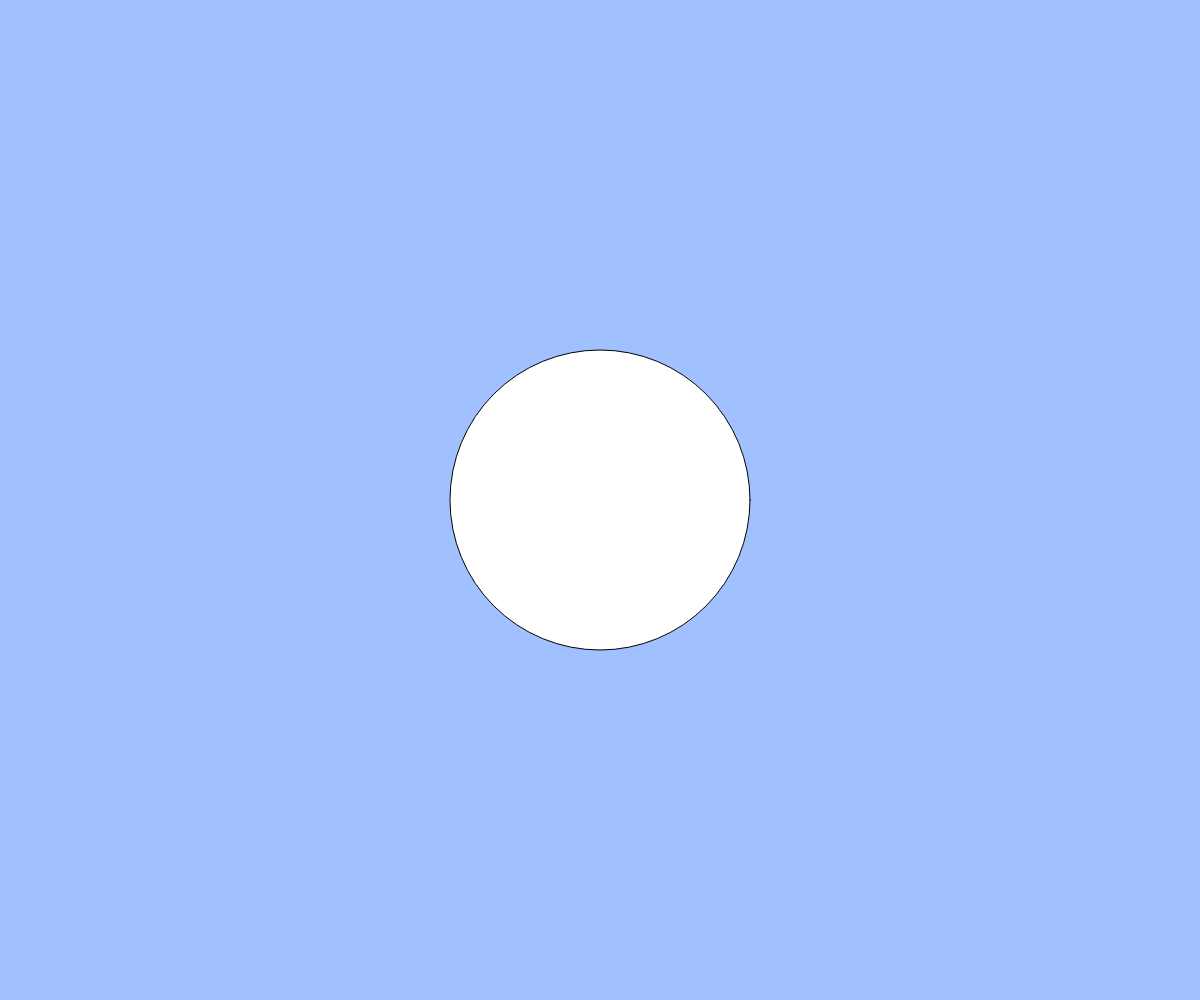
Frame 1 (no input)
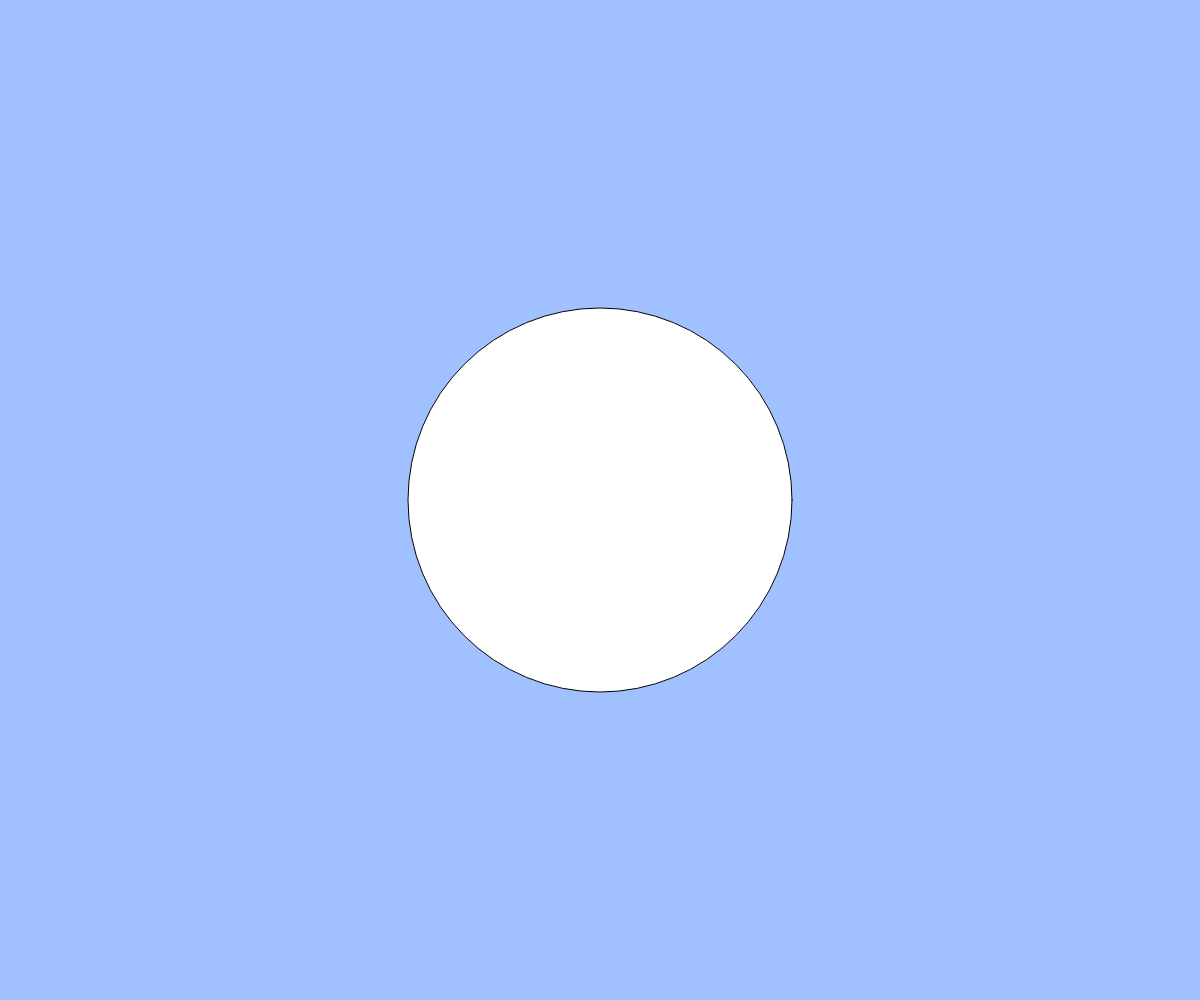
Frame 60 (no input)
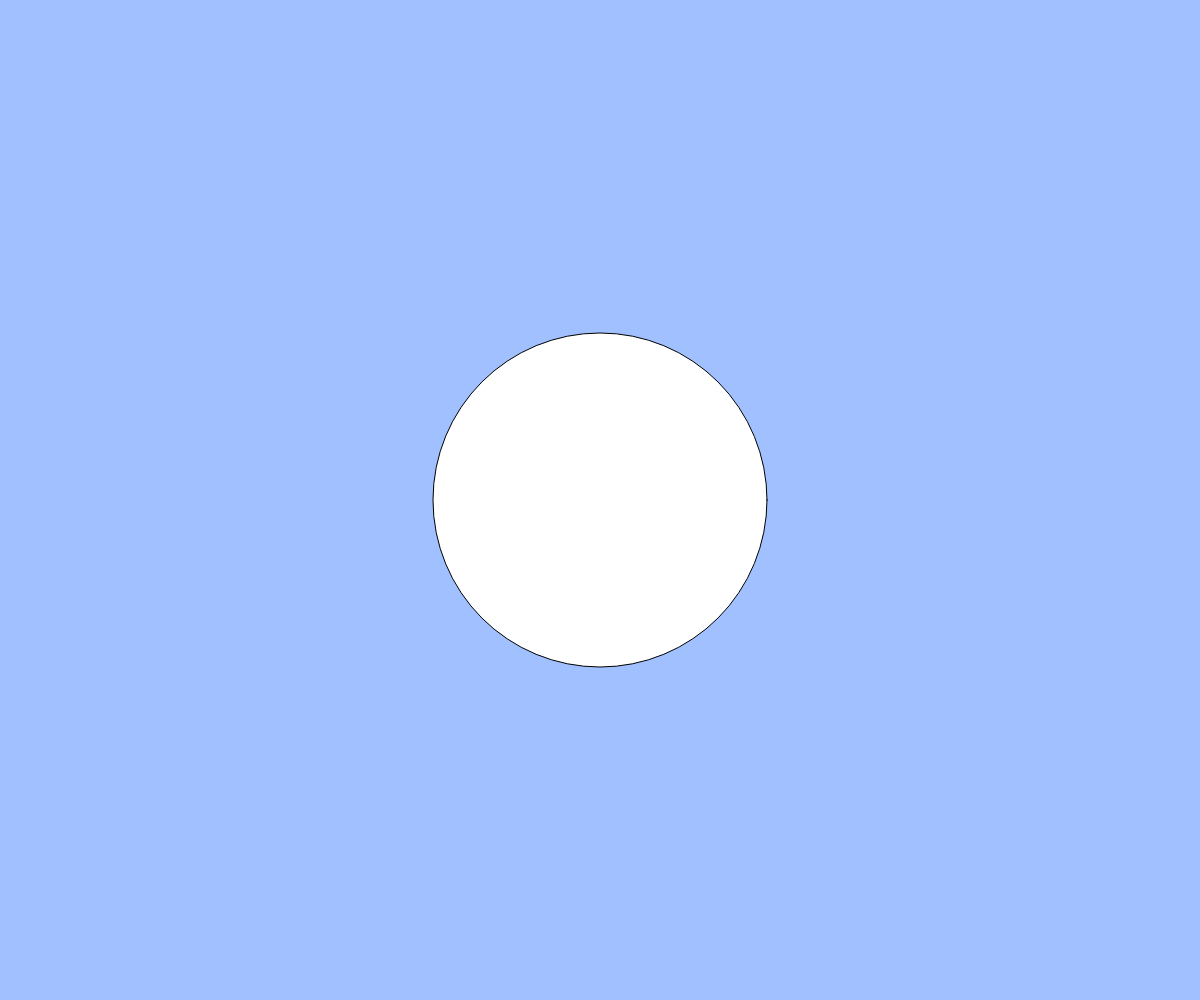
Frame 120 (the mouse pressed at the canvas centre since frame 60)

The p5.js sketch that drew these frames (run headless with seeded random() and noise() and a simulated clock; from frame 60 on, the mouse is pressed at the canvas centre):

// p5.js sketch
// ── sketch.js
let x,y,start,end,r,vr;

function setup(){
  createCanvas(windowWidth, windowHeight);
  x = width / 2;
  y = height / 2;

  start = width / 4;
  end = width / 3;
  r = start
  vr = 2;
}

function draw(){
  background(160, 192, 255);
  ellipse(x, y, r);

  r += vr;

  if(r < start || r > end){ vr = -1 * vr; }

  r = constrain(r, start, end);
}


function keyPressed(){
  if(key == " "){ 
    vr += 10 ; } 
}

function keyReleased(){
  if(key == " "){ 
    vr = 2  ; } 
}
